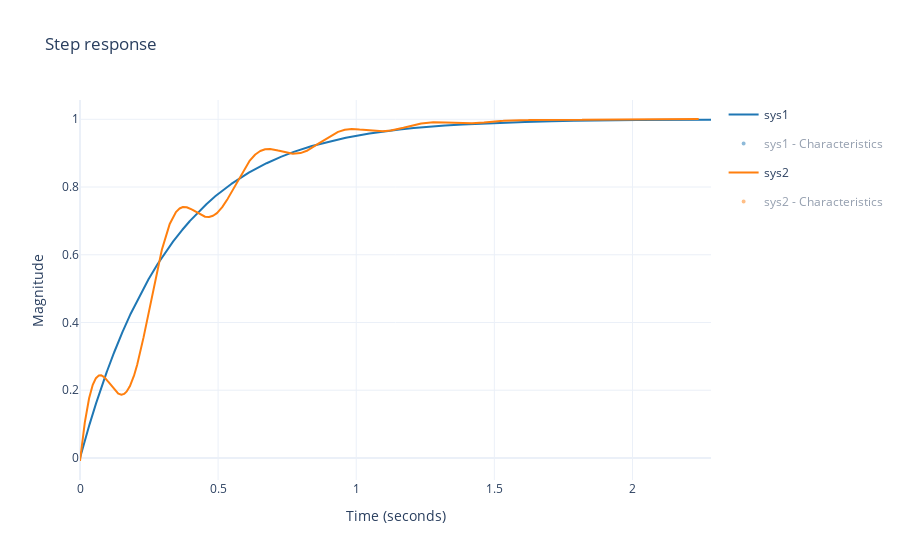

The cell this chart's notebook holds for it:
### Markdown cell above
## Simplification du modèle

Comme on peut le voir dans le plan complexe de Laplace, bien que le modèle soit instable suite à ses zéros à partie réelle positives, ceux-ci sont fortement dominés par un pôle présentant une constante de temps nettement plus grande (beaucoup plus que 3-4 fois plus grande). Dès lors, leur impact n'a d'effet que très peu de temps au début du régime transitoire et peut probablement être ignoré. Nous pouvons donc simplifier notre modèle par un modèle du premier ordre qui soit stable en se limitant à son pôle dominant. Nous obtenons ainsi la fonction de transfert simplifiée suivante :

$$\frac{K}{\tau \cdot s + 1} \quad \text{avec} \quad \begin{cases} 
K = \frac{4.2158 \cdot (-827.1) \cdot 194.4}{0.195 \cdot 482.6} \approx -7200\\ 
\tau = \frac{1}{0.195} \approx 5
\end{cases}$$

***ATTENTION :*** Bien que nous simplifions le système à l'impact de son pôle dominant, nous devons prendre en compte les impacts des différents gains statiques du modèle complet !

> Dimensionne le correcteur qu'il faudrait pour assurer une **erreur de position nulle** tout en assurant un temps de stabilisation $(t_{s_{5\%}})$ inférieur à **1 seconde** et un **dépassement relatif inférieur à 25%**.

> Afin de vérifier le bon fonctionnement du correcteur que tu as dimensionné, compare le tracé de la réponse indicielle du système simplifié avec celui du modèle complet.

### Code cell
# [À compléter par toi !]
P_simpl = ml.tf([-7200],[5,1])
P_reel = H_eol
Kp = -0.0021
PI_s = Kp * ml.tf([5,1],[5,0])
GBO_P_simpl = PI_s * P_simpl
GBO_P_reel = PI_s * P_reel
GBF_P_simpl = ml.feedback(GBO_P_simpl,1)
GBF_P_reel = ml.feedback(GBO_P_reel,1)
rlf.step([GBF_P_simpl, GBF_P_reel ], plot_infos=True);

### Figure 1 — Plotly figure (JSON) as saved in the notebook; plotly's stock layout.template omitted (floating-point values rounded to 4 significant figures; data arrays with more than 128 entries replaced by an {"elided": "..."} marker saying what was removed)
{"data": [{"line": {"color": "#1F77B4"}, "name": "sys1", "type": "scatter", "x": {"elided": "10000 float values"}, "y": {"elided": "10000 float values"}}, {"customdata": [null], "hoverinfo": "none", "hovertemplate": "<b>DC Gain</b>: %{y:.3f}<br>", "legendgroup": "sys1 - Characteristics", "marker": {"color": "#1F77B4", "line": {"color": "#1F77B4", "width": 2}, "size": 6, "symbol": "circle"}, "mode": "markers", "name": "sys1 - DCGain", "showlegend": false, "type": "scatter", "visible": "legendonly", "x": [2.284], "y": [0.999]}, {"legendgroup": "sys1 - Characteristics", "line": {"color": "#1F77B4", "dash": "dot", "width": 2}, "mode": "lines", "name": "sys1 - Up limit", "showlegend": false, "type": "scatter", "visible": "legendonly", "x": [0, 2.284], "y": [0.999, 0.999]}, {"legendgroup": "sys1 - Characteristics", "line": {"color": "#1F77B4", "dash": "dot", "width": 2}, "mode": "lines", "name": "sys1 - Up limit", "showlegend": false, "type": "scatter", "visible": "legendonly", "x": [0, 2.284], "y": [1.049, 1.049]}, {"legendgroup": "sys1 - Characteristics", "line": {"color": "#1F77B4", "dash": "dot", "width": 2}, "mode": "lines", "name": "sys1 - Low limit", "showlegend": false, "type": "scatter", "visible": "legendonly", "x": [0, 2.284], "y": [0.949, 0.949]}, {"customdata": [0.9844], "hoverinfo": "none", "hovertemplate": "<b>SettlingTime</b>: %{x:.3f}s<br>", "legendgroup": "sys1 - Characteristics", "marker": {"color": "#1F77B4", "line": {"color": "#1F77B4", "width": 2}, "size": 6, "symbol": "circle"}, "mode": "markers", "name": "sys1 - SettlingTime", "showlegend": false, "type": "scatter", "visible": "legendonly", "x": [0.9844], "y": [0.949]}, {"legendgroup": "sys1 - Characteristics", "line": {"color": "#1F77B4", "dash": "dot", "width": 2}, "mode": "lines", "name": "sys1 - SettlingTime", "showlegend": false, "type": "scatter", "visible": "legendonly", "x": [0.9844, 0.9844], "y": [0, 0.949]}, {"legendgroup": "sys1 - Characteristics", "line": {"color": "#1F77B4", "dash": "dot", "width": 2}, "mode": "lines", "name": "sys1 - RiseTime left limit", "showlegend": false, "type": "scatter", "visible": "legendonly", "x": [0.03495, 0.03495], "y": [0, 0.8992]}, {"legendgroup": "sys1 - Characteristics", "line": {"color": "#1F77B4", "dash": "dot", "width": 2}, "mode": "lines", "name": "sys1 - RiseTime right limit", "showlegend": false, "type": "scatter", "visible": "legendonly", "x": [0.7587, 0.7587], "y": [0, 0.8992]}, {"legendgroup": "sys1 - Characteristics", "line": {"color": "#1F77B4", "dash": "dot", "width": 2}, "mode": "lines", "name": "sys1 - RiseTime horizontal limit", "showlegend": false, "type": "scatter", "visible": "legendonly", "x": [0, 0.7587], "y": [0.8992, 0.8992]}, {"customdata": [0.7237], "hoverinfo": "none", "hovertemplate": "<b>RiseTime</b>: %{customdata:.3f}s<br>", "legendgroup": "sys1 - Characteristics", "marker": {"color": "#1F77B4", "line": {"color": "#1F77B4", "width": 2}, "size": 6, "symbol": "circle"}, "mode": "markers", "name": "sys1 - RiseTime", "showlegend": false, "type": "scatter", "visible": "legendonly", "x": [0.7587], "y": [0.8992]}, {"legendgroup": "sys1 - Characteristics", "line": {"color": "#1F77B4", "dash": "dot", "width": 2}, "mode": "lines", "name": "sys1 - Overshoot vertical line", "showlegend": false, "type": "scatter", "visible": "legendonly", "x": [2.284, 2.284], "y": [0, 0.999]}, {"legendgroup": "sys1 - Characteristics", "line": {"color": "#1F77B4", "dash": "dot", "width": 2}, "mode": "lines", "name": "sys1 - Overshoot horizontal line", "showlegend": false, "type": "scatter", "visible": "legendonly", "x": [0, 2.284], "y": [0.999, 0.999]}, {"customdata": [0], "hoverinfo": "none", "hovertemplate": "<b>Peak</b>: %{y:.3f}<br><b>Peak time</b>: %{x:.3f}s<br><b>Overshoot</b>: %{customdata:.3f}%<br>", "legendgroup": "sys1 - Characteristics", "marker": {"color": "#1F77B4", "line": {"color": "#1F77B4", "width": 2}, "size": 6, "symbol": "circle"}, "mode": "markers", "name": "sys1 - Overshoot", "showlegend": false, "type": "scatter", "visible": "legendonly", "x": [2.284], "y": [0.999]}, {"legendgroup": "sys1 - Characteristics", "marker": {"color": "#1F77B4", "line": {"color": "#1F77B4", "width": 2}, "size": 1, "symbol": "circle"}, "mode": "markers", "name": "sys1 - Characteristics", "type": "scatter", "visible": "legendonly", "x": [1.142], "y": [0.9684]}, {"line": {"color": "#FF7F0E"}, "name": "sys2", "type": "scatter", "x": {"elided": "10000 float values"}, "y": {"elided": "10000 float values"}}, {"customdata": [null], "hoverinfo": "none", "hovertemplate": "<b>DC Gain</b>: %{y:.3f}<br>", "legendgroup": "sys2 - Characteristics", "marker": {"color": "#FF7F0E", "line": {"color": "#FF7F0E", "width": 2}, "size": 6, "symbol": "circle"}, "mode": "markers", "name": "sys2 - DCGain", "showlegend": false, "type": "scatter", "visible": "legendonly", "x": [2.24], "y": [1.001]}, {"legendgroup": "sys2 - Characteristics", "line": {"color": "#FF7F0E", "dash": "dot", "width": 2}, "mode": "lines", "name": "sys2 - Up limit", "showlegend": false, "type": "scatter", "visible": "legendonly", "x": [0, 2.24], "y": [1.001, 1.001]}, {"legendgroup": "sys2 - Characteristics", "line": {"color": "#FF7F0E", "dash": "dot", "width": 2}, "mode": "lines", "name": "sys2 - Up limit", "showlegend": false, "type": "scatter", "visible": "legendonly", "x": [0, 2.24], "y": [1.051, 1.051]}, {"legendgroup": "sys2 - Characteristics", "line": {"color": "#FF7F0E", "dash": "dot", "width": 2}, "mode": "lines", "name": "sys2 - Low limit", "showlegend": false, "type": "scatter", "visible": "legendonly", "x": [0, 2.24], "y": [0.9503, 0.9503]}, {"customdata": [0.9039], "hoverinfo": "none", "hovertemplate": "<b>SettlingTime</b>: %{x:.3f}s<br>", "legendgroup": "sys2 - Characteristics", "marker": {"color": "#FF7F0E", "line": {"color": "#FF7F0E", "width": 2}, "size": 6, "symbol": "circle"}, "mode": "markers", "name": "sys2 - SettlingTime", "showlegend": false, "type": "scatter", "visible": "legendonly", "x": [0.9039], "y": [0.9502]}, {"legendgroup": "sys2 - Characteristics", "line": {"color": "#FF7F0E", "dash": "dot", "width": 2}, "mode": "lines", "name": "sys2 - SettlingTime", "showlegend": false, "type": "scatter", "visible": "legendonly", "x": [0.9039, 0.9039], "y": [0, 0.9502]}, {"legendgroup": "sys2 - Characteristics", "line": {"color": "#FF7F0E", "dash": "dot", "width": 2}, "mode": "lines", "name": "sys2 - RiseTime left limit", "showlegend": false, "type": "scatter", "visible": "legendonly", "x": [0.01523, 0.01523], "y": [0, 0.8999]}, {"legendgroup": "sys2 - Characteristics", "line": {"color": "#FF7F0E", "dash": "dot", "width": 2}, "mode": "lines", "name": "sys2 - RiseTime right limit", "showlegend": false, "type": "scatter", "visible": "legendonly", "x": [0.6402, 0.6402], "y": [0, 0.8999]}, {"legendgroup": "sys2 - Characteristics", "line": {"color": "#FF7F0E", "dash": "dot", "width": 2}, "mode": "lines", "name": "sys2 - RiseTime horizontal limit", "showlegend": false, "type": "scatter", "visible": "legendonly", "x": [0, 0.6402], "y": [0.8999, 0.8999]}, {"customdata": [0.625], "hoverinfo": "none", "hovertemplate": "<b>RiseTime</b>: %{customdata:.3f}s<br>", "legendgroup": "sys2 - Characteristics", "marker": {"color": "#FF7F0E", "line": {"color": "#FF7F0E", "width": 2}, "size": 6, "symbol": "circle"}, "mode": "markers", "name": "sys2 - RiseTime", "showlegend": false, "type": "scatter", "visible": "legendonly", "x": [0.6402], "y": [0.8999]}, {"legendgroup": "sys2 - Characteristics", "line": {"color": "#FF7F0E", "dash": "dot", "width": 2}, "mode": "lines", "name": "sys2 - Overshoot vertical line", "showlegend": false, "type": "scatter", "visible": "legendonly", "x": [2.212, 2.212], "y": [0, 1.001]}, {"legendgroup": "sys2 - Characteristics", "line": {"color": "#FF7F0E", "dash": "dot", "width": 2}, "mode": "lines", "name": "sys2 - Overshoot horizontal line", "showlegend": false, "type": "scatter", "visible": "legendonly", "x": [0, 2.212], "y": [1.001, 1.001]}, {"customdata": [0.003867], "hoverinfo": "none", "hovertemplate": "<b>Peak</b>: %{y:.3f}<br><b>Peak time</b>: %{x:.3f}s<br><b>Overshoot</b>: %{customdata:.3f}%<br>", "legendgroup": "sys2 - Characteristics", "marker": {"color": "#FF7F0E", "line": {"color": "#FF7F0E", "width": 2}, "size": 6, "symbol": "circle"}, "mode": "markers", "name": "sys2 - Overshoot", "showlegend": false, "type": "scatter", "visible": "legendonly", "x": [2.212], "y": [1.001]}, {"legendgroup": "sys2 - Characteristics", "marker": {"color": "#FF7F0E", "line": {"color": "#FF7F0E", "width": 2}, "size": 1, "symbol": "circle"}, "mode": "markers", "name": "sys2 - Characteristics", "type": "scatter", "visible": "legendonly", "x": [1.12], "y": [0.9663]}], "layout": {"title": {"text": "Step response"}, "xaxis": {"title": {"text": "Time (seconds)"}}, "yaxis": {"title": {"text": "Magnitude"}}}}
